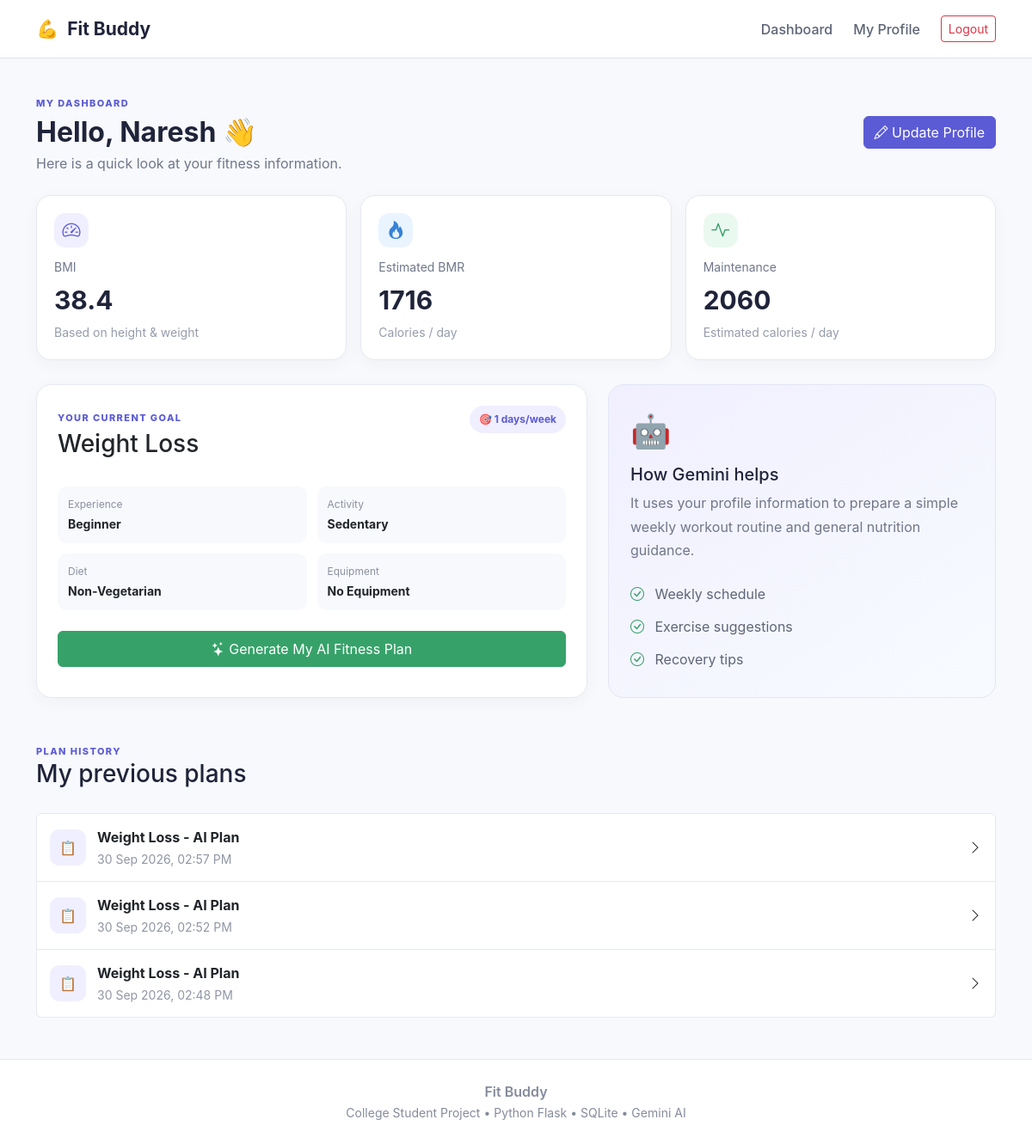
Page /dashboard (signed in) on the committed database.
### app/models.py (models this page shows)
class User(UserMixin, db.Model):
    id = db.Column(db.Integer, primary_key=True)
    name = db.Column(db.String(100), nullable=False)
    email = db.Column(db.String(150), unique=True, nullable=False)
    password_hash = db.Column(db.String(255), nullable=False)
    role = db.Column(db.String(20), default='user')
    created_at = db.Column(db.DateTime, default=datetime.utcnow)
    profiles = db.relationship('FitnessProfile', backref='user', lazy=True)
    plans = db.relationship('FitnessPlan', backref='user', lazy=True)

class FitnessProfile(db.Model):
    id = db.Column(db.Integer, primary_key=True)
    user_id = db.Column(db.Integer, db.ForeignKey('user.id'), nullable=False)
    age = db.Column(db.Integer, nullable=False)
    gender = db.Column(db.String(30), nullable=False)
    height = db.Column(db.Float, nullable=False)
    weight = db.Column(db.Float, nullable=False)
    activity = db.Column(db.String(50), nullable=False)
    goal = db.Column(db.String(80), nullable=False)
    experience = db.Column(db.String(40), nullable=False)
    workout_days = db.Column(db.Integer, nullable=False)
    equipment = db.Column(db.String(300), default='')
    diet = db.Column(db.String(50), default='No Preference')
    bmi = db.Column(db.Float)
    bmr = db.Column(db.Float)
    maintenance_calories = db.Column(db.Float)
    created_at = db.Column(db.DateTime, default=datetime.utcnow)

class FitnessPlan(db.Model):
    id = db.Column(db.Integer, primary_key=True)
    user_id = db.Column(db.Integer, db.ForeignKey('user.id'), nullable=False)
    title = db.Column(db.String(200), default='AI Fitness Plan')
    content = db.Column(db.Text, nullable=False)
    created_at = db.Column(db.DateTime, default=datetime.utcnow)

### app/main.py (the view)
@main_bp.route('/dashboard')
@login_required
def dashboard():
    profile = FitnessProfile.query.filter_by(user_id=current_user.id).order_by(
        FitnessProfile.created_at.desc()).first()
    plans = FitnessPlan.query.filter_by(user_id=current_user.id).order_by(
        FitnessPlan.created_at.desc()).all()
    return render_template('dashboard.html', profile=profile, plans=plans)

### app/templates/dashboard.html (shortened to what this page needs)
{% extends "base.html" %}
{% block content %}
<div class="container page-wrap">
    <div class="dashboard-head">
        <div>
            <span class="small-label">MY DASHBOARD</span>
            <h2>Hello, {{ current_user.name }} 👋</h2>
            <p>Here is a quick look at your fitness information.</p>
        </div>
        <a class="btn btn-primary" href="{{ url_for('main.profile') }}"><i class="bi bi-pencil"></i> Update Profile</a>
    </div>
    {% if profile %}
    <div class="row g-3">
        <div class="col-md-4">
            <div class="stat-card">
                <div class="stat-icon purple"><i class="bi bi-speedometer2"></i></div>
                <span>BMI</span>
                <strong>{{ profile.bmi }}</strong>
                <small>Based on height & weight</small>
            </div>
        </div>
        <div class="col-md-4">
            <div class="stat-card">
                <div class="stat-icon blue"><i class="bi bi-fire"></i></div>
                <span>Estimated BMR</span>
                <strong>{{ profile.bmr|int }}</strong>
                <small>Calories / day</small>
            </div>
        </div>
        <div class="col-md-4">
            <div class="stat-card">
                <div class="stat-icon green"><i class="bi bi-activity"></i></div>
                <span>Maintenance</span>
                <strong>{{ profile.maintenance_calories|int }}</strong>
                <small>Estimated calories / day</small>
            </div>
        </div>
    </div>
    <div class="row g-4 mt-1">
        <div class="col-lg-7">
            <div class="card clean-card p-4 h-100">
                <div class="d-flex justify-content-between align-items-start">
                    <div>
                        <span class="small-label">YOUR CURRENT GOAL</span>
                        <h3 class="mt-1">{{ profile.goal }}</h3>
                    </div>
                    <span class="goal-pill">🎯 {{ profile.workout_days }} days/week</span>
                </div>
                <div class="profile-summary mt-4">
                    <div><span>Experience</span><b>{{ profile.experience }}</b></div>
                    <div><span>Activity</span><b>{{ profile.activity }}</b></div>
                    <div><span>Diet</span><b>{{ profile.diet }}</b></div>
                    <div><span>Equipment</span><b>{{ profile.equipment or "No equipment" }}</b></div>
                </div>
                <form method="post" action="{{ url_for('main.generate') }}" class="mt-4">
                    <button class="btn btn-success w-100 py-2">
                        <i class="bi bi-stars"></i> Generate My AI Fitness Plan
                    </button>
                </form>
            </div>
        </div>
        <div class="col-lg-5">
            <div class="simple-card h-100">
                <div class="simple-card-icon">🤖</div>
                <h5>How Gemini helps</h5>
                <p>It uses your profile information to prepare a simple weekly workout routine and general nutrition guidance.</p>
                <ul class="simple-list">
                    <li><i class="bi bi-check-circle"></i> Weekly schedule</li>
                    <li><i class="bi bi-check-circle"></i> Exercise suggestions</li>
                    <li><i class="bi bi-check-circle"></i> Recovery tips</li>
                </ul>
            </div>
        </div>
    </div>
    {% endif %}
    <div class="mt-5">
        <div class="section-heading left">
            <span>PLAN HISTORY</span>
            <h3>My previous plans</h3>
        </div>
        <div class="list-group plan-list">
            {% for plan in plans %}
            <a class="list-group-item list-group-item-action" href="{{ url_for('main.plan', plan_id=plan.id) }}">
                <div class="plan-list-icon">📋</div>
                <div>
                    <b>{{ plan.title }}</b>
                    <small>{{ plan.created_at.strftime('%d %b %Y, %I:%M %p') }}</small>
                </div>
                <i class="bi bi-chevron-right ms-auto"></i>
            </a>
            {% else %}
            <div class="text-muted">No plans generated yet.</div>
            {% endfor %}
        </div>
    </div>
</div>
{% endblock %}

### app/templates/base.html (shortened to what this page needs)
<!doctype html>
<html lang="en">
<head>
    <link href="https://cdn.jsdelivr.net/npm/bootstrap@5.3.3/dist/css/bootstrap.min.css" rel="stylesheet">
    <link href="https://cdn.jsdelivr.net/npm/bootstrap-icons@1.11.3/font/bootstrap-icons.css" rel="stylesheet">
    <link rel="stylesheet" href="{{ url_for('static', filename='css/style.css') }}">
</head>
<body>
<nav class="navbar navbar-expand-lg navbar-light bg-white border-bottom">
    <div class="container">
        <a class="navbar-brand fw-bold" href="{{ url_for('main.home') }}">
            <span class="brand-icon">💪</span> Fit Buddy
        </a>
        <div class="collapse navbar-collapse" id="nav">
            <div class="navbar-nav ms-auto align-items-lg-center gap-lg-2">
                {% if current_user.is_authenticated %}
                    <a class="nav-link" href="{{ url_for('main.dashboard') }}">Dashboard</a>
                    <a class="nav-link" href="{{ url_for('main.profile') }}">My Profile</a>
                    <a class="btn btn-sm btn-outline-danger ms-lg-2" href="{{ url_for('auth.logout') }}">Logout</a>
                {% else %}
                    <a class="nav-link" href="{{ url_for('auth.login') }}">Login</a>
                    <a class="btn btn-sm btn-primary px-3" href="{{ url_for('auth.register') }}">Register</a>
                {% endif %}
            </div>
        </div>
    </div>
</nav>
<main>
    {% block content %}{% endblock %}
</main>
<footer class="footer mt-5">
    <div class="container text-center">
        <div class="fw-semibold">Fit Buddy</div>
        <small>College Student Project • Python Flask • SQLite • Gemini AI</small>
    </div>
</footer>
</body>
</html>

### app/static/css/style.css (style rules this page uses)
:root { --primary: #5b5bd6; --primary-dark: #4747b8; --soft-purple: #f0efff; --soft-blue: #eaf4ff; --soft-green: #eaf9f0; --text: #20243a; --muted: #70778a; --border: #e7e9f0; }
* { box-sizing: border-box; }
body { background: #f8f9fc; color: var(--text); font-family: Inter, ui-sans-serif, system-ui, -apple-system, "Segoe UI", sans-serif; }
.navbar { min-height: 68px; }
.navbar-brand { color: var(--text); font-size: 21px; }
.brand-icon { margin-right: 5px; }
.nav-link { color: #5d6475; font-weight: 500; }
.btn-primary { background: var(--primary); border-color: var(--primary); }
.btn-success { background: #36a269; border-color: #36a269; }
.section-heading { text-align:center; margin-bottom:28px; }
.section-heading.left { text-align:left; }
.section-heading > span, .small-label { color: var(--primary); font-size: 11px; font-weight: 800; letter-spacing: 1.4px; }
.feature-box p, .simple-card p { color: var(--muted); line-height: 1.7; }
.feature-icon, .stat-icon { width: 46px; height: 46px; border-radius: 13px; display:grid; place-items:center; font-size:21px; margin-bottom:17px; }
.purple { background: var(--soft-purple); color: var(--primary); }
.blue { background: var(--soft-blue); color:#3782d6; }
.green { background: var(--soft-green); color:#2f9a61; }
.page-wrap { padding-top:38px; }
.page-title, .dashboard-head { display:flex; align-items:center; justify-content:space-between; gap:20px; margin-bottom:25px; }
.page-title h2, .dashboard-head h2 { font-weight:750; margin:5px 0; }
.page-title p, .dashboard-head p { color:var(--muted); margin:0; }
.clean-card { background:white; border:1px solid var(--border); border-radius:18px; box-shadow:0 5px 20px rgba(30,40,80,.04); }
.stat-card { background:white; border:1px solid var(--border); border-radius:17px; padding:20px; min-height:145px; box-shadow:0 5px 20px rgba(30,40,80,.035); }
.stat-card span { color:#70778a; display:block; font-size:14px; }
.stat-card strong { display:block; font-size:30px; margin:6px 0 2px; }
.stat-card small { color:#969cab; }
.stat-icon { margin-bottom:12px; width:40px; height:40px; }
.goal-pill { background:var(--soft-purple); color:var(--primary); border-radius:20px; padding:7px 11px; font-size:12px; font-weight:700; }
.profile-summary { display:grid; grid-template-columns:repeat(2, 1fr); gap:12px; }
.profile-summary div { background:#f8f9fc; border-radius:11px; padding:12px; }
.profile-summary span { display:block; color:#8a90a0; font-size:12px; }
.profile-summary b { display:block; margin-top:3px; font-size:14px; }
.simple-card { background:linear-gradient(145deg, #f1efff, #f7fbff); border:1px solid #e4e5f6; border-radius:18px; padding:25px; }
.simple-card-icon { font-size:38px; margin-bottom:10px; }
.simple-list { padding:0; list-style:none; margin:18px 0 0; }
.simple-list li { padding:7px 0; color:#5e6576; }
.simple-list i { color:#37a06a; margin-right:8px; }
.plan-list .list-group-item { display:flex; align-items:center; gap:13px; border-color:var(--border); padding:15px; background:white; }
.plan-list small { display:block; color:#9096a4; margin-top:3px; }
.plan-list-icon { width:42px; height:42px; border-radius:11px; background:var(--soft-purple); display:grid; place-items:center; }
.footer { border-top:1px solid var(--border); background:white; padding:25px 0; color:#858b9b; }

### rows in the picture
User: name "Naresh"
FitnessProfile: bmi "38.4", bmr "1716", maintenance_calories "2060", goal "Weight Loss", workout_days "1", experience "Beginner", activity "Sedentary", diet "Non-Vegetarian", equipment "No Equipment"
FitnessPlan: title "Weight Loss - AI Plan", created_at "30 Sep 2026, 02:57 PM"
FitnessPlan: title "Weight Loss - AI Plan", created_at "30 Sep 2026, 02:52 PM"
FitnessPlan: title "Weight Loss - AI Plan", created_at "30 Sep 2026, 02:48 PM"
